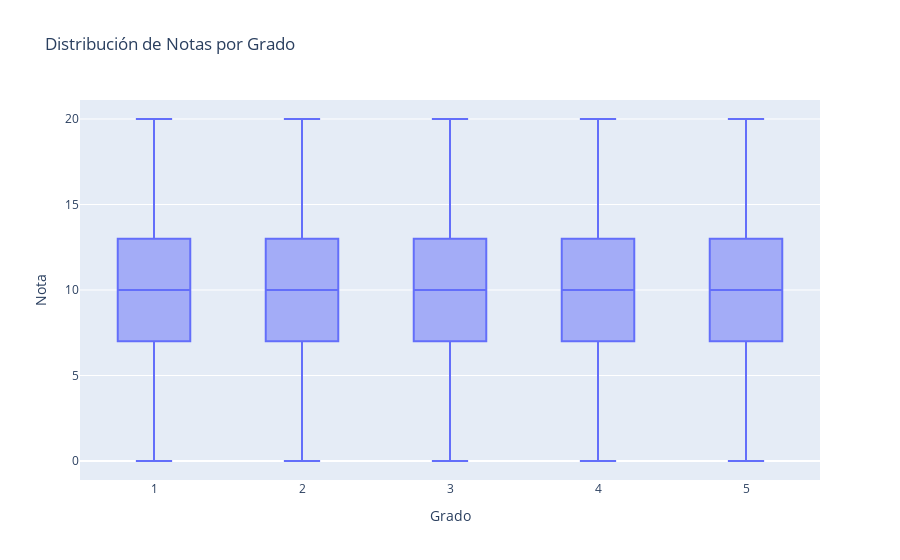

The notebook cell this image was saved under:
### Code cell
fig = px.box(df, x="Grado", y="Nota", title="Distribución de Notas por Grado")
fig.show()

### Figure 1 — Plotly figure (JSON) as saved in the notebook; plotly's stock layout.template omitted (floating-point values rounded to 4 significant figures; data arrays with more than 128 entries replaced by an {"elided": "..."} marker saying what was removed)
{"data": [{"alignmentgroup": "True", "hovertemplate": "Grado=%{x}<br>Nota=%{y}<extra></extra>", "legendgroup": "", "marker": {"color": "#636efa"}, "name": "", "notched": false, "offsetgroup": "", "orientation": "v", "showlegend": false, "type": "box", "x": {"elided": "2160 int values"}, "x0": " ", "xaxis": "x", "y": {"elided": "2160 int values"}, "y0": " ", "yaxis": "y"}], "layout": {"boxmode": "group", "legend": {"tracegroupgap": 0}, "title": {"text": "Distribución de Notas por Grado"}, "xaxis": {"anchor": "y", "domain": [0, 1], "title": {"text": "Grado"}}, "yaxis": {"anchor": "x", "domain": [0, 1], "title": {"text": "Nota"}}}}
